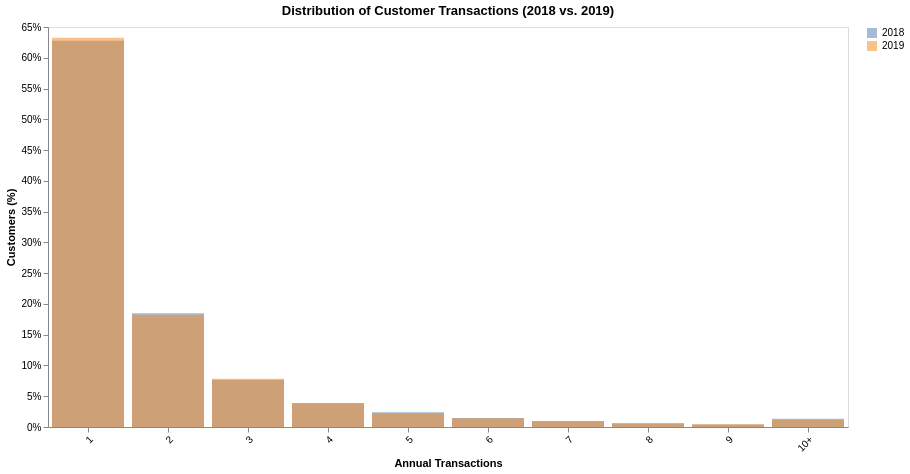

Notebook source saved alongside this figure:
### Code cell
bins = list(range(1, 10 + 1, 1)) + [np.inf]
labels = [str(i) for i in range(1, 10, 1)] + ["10+"]

overlay_distributions(
    distribution_barplot(
        create_distribution(
            cust_data_2018, column="NumTrans", bins=bins, labels=labels
        ),
        column="NumTrans",
        x_title="Annual Transactions",
    ),
    distribution_barplot(
        create_distribution(
            cust_data_2019, column="NumTrans", bins=bins, labels=labels
        ),
        column="NumTrans",
        x_title="Annual Transactions",
    ),
    series=("2018", "2019"),
    title="Distribution of Customer Transactions (2018 vs. 2019)",
    opacity=0.5,
)

### Figure 1 — Vega-Lite specification as saved in the notebook (floating-point values rounded to 4 significant figures)
{"config": {"view": {"continuousWidth": 300, "continuousHeight": 300}}, "layer": [{"data": {"name": "data-c9657bab1e2935b7139d3c04df6a4eaf"}, "mark": {"type": "bar", "opacity": 0.5}, "encoding": {"color": {"field": "Series", "title": null, "type": "nominal"}, "tooltip": [{"field": "Series", "title": "Series", "type": "nominal"}, {"field": "Range", "title": "Range", "type": "nominal"}, {"field": "Customers", "format": ",", "title": "Customers", "type": "quantitative"}, {"field": "Percent", "format": ".1%", "title": "Customers (%)", "type": "quantitative"}], "x": {"axis": {"grid": false, "labelAngle": -45}, "field": "Range", "sort": ["1", "2", "3", "4", "5", "6", "7", "8", "9", "10+"], "title": "Annual Transactions", "type": "nominal"}, "y": {"axis": {"format": "%", "grid": false}, "field": "Percent", "title": "Customers (%)", "type": "quantitative"}}, "title": "", "transform": [{"calculate": "toString('2018')", "as": "Series"}]}, {"data": {"name": "data-abff1cc9c8ef2ee8047130c62a067038"}, "mark": {"type": "bar", "opacity": 0.5}, "encoding": {"color": {"field": "Series", "title": null, "type": "nominal"}, "tooltip": [{"field": "Series", "title": "Series", "type": "nominal"}, {"field": "Range", "title": "Range", "type": "nominal"}, {"field": "Customers", "format": ",", "title": "Customers", "type": "quantitative"}, {"field": "Percent", "format": ".1%", "title": "Customers (%)", "type": "quantitative"}], "x": {"axis": {"grid": false, "labelAngle": -45}, "field": "Range", "sort": ["1", "2", "3", "4", "5", "6", "7", "8", "9", "10+"], "title": "Annual Transactions", "type": "nominal"}, "y": {"axis": {"format": "%", "grid": false}, "field": "Percent", "title": "Customers (%)", "type": "quantitative"}}, "title": "", "transform": [{"calculate": "toString('2019')", "as": "Series"}]}], "height": 400, "title": "Distribution of Customer Transactions (2018 vs. 2019)", "width": 800, "$schema": "https://vega.github.io/schema/vega-lite/v6.4.1.json", "datasets": {"data-c9657bab1e2935b7139d3c04df6a4eaf": [{"Range": "1", "Customers": 16475, "Percent": 0.6275}, {"Range": "2", "Customers": 4850, "Percent": 0.1847}, {"Range": "3", "Customers": 2018, "Percent": 0.07686}, {"Range": "4", "Customers": 1022, "Percent": 0.03893}, {"Range": "5", "Customers": 633, "Percent": 0.02411}, {"Range": "6", "Customers": 388, "Percent": 0.01478}, {"Range": "7", "Customers": 253, "Percent": 0.009637}, {"Range": "8", "Customers": 160, "Percent": 0.006094}, {"Range": "9", "Customers": 104, "Percent": 0.003961}, {"Range": "10+", "Customers": 351, "Percent": 0.01337}], "data-abff1cc9c8ef2ee8047130c62a067038": [{"Range": "1", "Customers": 20149, "Percent": 0.6325}, {"Range": "2", "Customers": 5810, "Percent": 0.1824}, {"Range": "3", "Customers": 2498, "Percent": 0.07842}, {"Range": "4", "Customers": 1231, "Percent": 0.03864}, {"Range": "5", "Customers": 715, "Percent": 0.02245}, {"Range": "6", "Customers": 449, "Percent": 0.0141}, {"Range": "7", "Customers": 304, "Percent": 0.009543}, {"Range": "8", "Customers": 189, "Percent": 0.005933}, {"Range": "9", "Customers": 138, "Percent": 0.004332}, {"Range": "10+", "Customers": 372, "Percent": 0.01168}]}}
